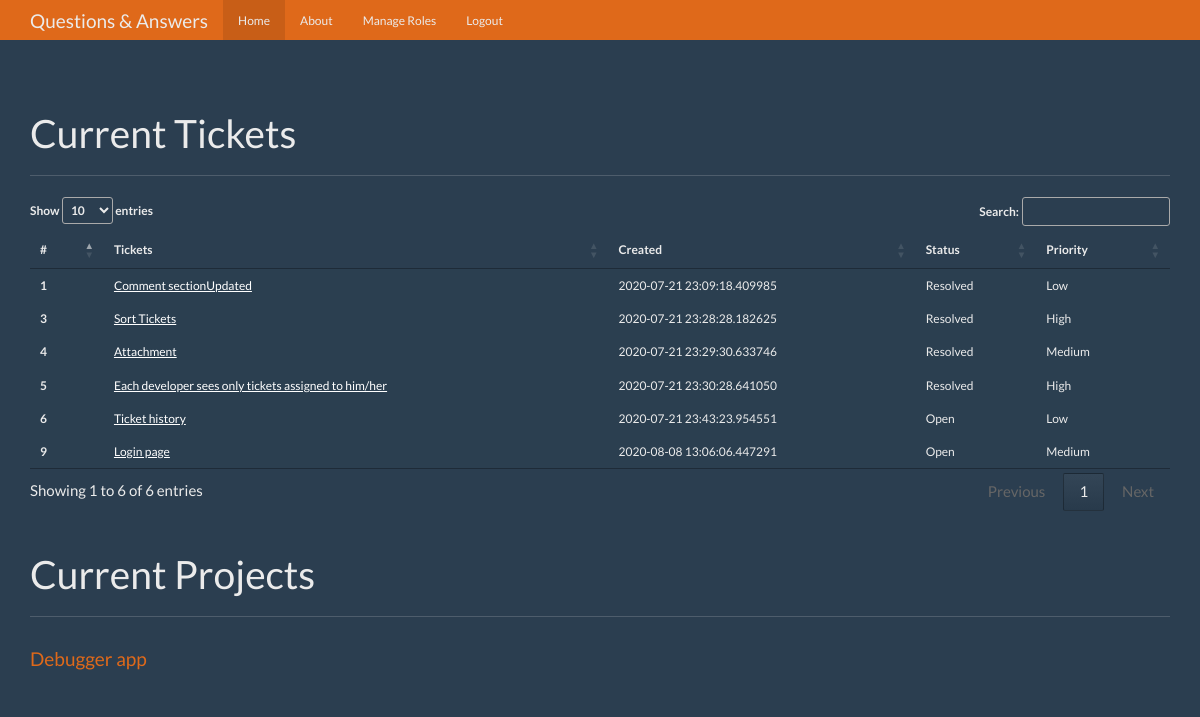
The app's page /dashboard (signed in) with its own data.
### debugger/models.py (models this page shows, shortened)
class Tickets(db.Model):
    id = db.Column(db.Integer,primary_key=True)
    title = db.Column(db.String(100),nullable=False)
    ticket_text = db.Column(db.Text,nullable=False)
    date_posted = db.Column(db.DateTime,nullable=False,default=datetime.utcnow)
    status = db.Column(db.String(30), nullable=False)
    priority = db.Column(db.String(30), nullable=False)
    created_by_id = db.Column(db.Integer, nullable=False)
    expert_id = db.Column(db.Integer, db.ForeignKey('users.id'),nullable=False)
    project_id = db.Column(db.Integer, db.ForeignKey('projects.id'),nullable=False)
    comment = db.relationship('Comment', backref='title', lazy='dynamic')
    attach = db.relationship('Attachment', backref='ticket', lazy='dynamic')

class Projects(db.Model):
    id = db.Column(db.Integer, primary_key=True)
    title = db.Column(db.String(100), nullable = False)
    description = db.Column(db.Text, nullable = False)
    created_by_id = db.Column(db.Integer, nullable = False)
    expert_id = db.Column(db.Integer, db.ForeignKey('users.id'))
    tickets = db.relationship('Tickets',backref='ticketso',lazy=True)

### debugger/routes.py (the view)
@app.route('/dashboard')
@login_required
def index():
    projects = Projects.query.all()
    if current_user.expert != 1:
        tickets = Tickets.query.filter(Tickets.expert_id == current_user.username).all()
    else:
        tickets = Tickets.query.all()
    return render_template('home.html', projects = projects , tickets = tickets)

### debugger/models.py (called while the page is built)
@login_manager.user_loader
def load_user(user_id):
    return Users.query.get(int(user_id))

### debugger/templates/home.html (shortened to what this page needs)
{% extends "base.html" %}
{% from "show_links.html" import show_links %}
{% block nav%}
          {{ show_links(current_user) }}
{% endblock %}
{% block body %}
      <div class="page-header">
        <h1>Current Tickets</h1>
      </div>
     <div class="row">
        <div class="col-lg-12">
            <table id="example" class="hover">
              <thead>
                <tr>
                  <th scope="col">#</th>
                  <th scope="col">Tickets</th>
                  <th scope="col">Created</th>
                    <th scope="col">Status</th>
                    <th scope="col">Priority</th>
                </tr>
              </thead>
              <tbody>
                {% for ticket in tickets %}
                <tr>
                    <th style="background-color:#2b3f50" scope="row">{{ ticket.id }}</th>
                    <td style="background-color:#2b3f50"><a href="{{ url_for ('ticket', ticket_id = ticket.id ) }}">{{ticket.title}}</a></td>
                      <td style="background-color:#2b3f50">{{ ticket.date_posted }}</td>
                      <td style="background-color:#2b3f50">{{ ticket.status }}</td>
                     <td style="background-color:#2b3f50">{{ ticket.priority }}</td>
                </tr>
                {% endfor %}
              </tbody>
            </table>
        </div>
      </div>
       <div class="page-header">
        <h1>Current Projects</h1>
      </div>
      <div class="row">
        <div class="col-lg-12">
          {% for project in projects %}
          <div class="list-group">
              <h4><a class="list-group-item-heading" href="{{ url_for ('project', project_id = project.id ) }}">{{ project.title }}</a></h4>
          </div>
          {% endfor %}
        </div>
      </div>
{% endblock %}

### debugger/templates/base.html (shortened to what this page needs)
<!DOCTYPE html>
<html lang="en">
  <head>
    <link href="{{ url_for('static', filename='bootstrap.min.css') }}" rel="stylesheet">
    <link href="{{ url_for('static', filename='theme.css') }}" rel="stylesheet">
    <link rel="stylesheet" type="text/css" href="https://cdn.datatables.net/1.10.21/css/jquery.dataTables.css">
  </head>
  <body>
    <nav class="navbar navbar-inverse navbar-fixed-top">
      <div class="container">
        <div class="navbar-header">
          <a class="navbar-brand" href="{{ url_for ('index') }}">Questions & Answers</a>
        </div>
        <div id="navbar" class="navbar-collapse collapse">
            {% block nav %}{% endblock %}
        </div>
      </div>
    </nav>
    <div class="container theme-showcase" role="main">
    {% block body %} {% endblock %}
    </div>
  </body>
</html>

### debugger/templates/show_links.html (shortened to what this page needs)
 {% macro show_links(current_user) %}
          <ul class="nav navbar-nav">
            <li class="active"><a href="{{ url_for ('index') }}">Home</a></li>
            <li><a href="{{ url_for ('about') }}">About</a></li>
            {% if current_user.is_authenticated and current_user['admin'] == 1 %}
            <li><a href="{{ url_for ('users') }}">Manage Roles</a></li>
            {% endif %}
            {% if current_user.is_authenticated %}
            <li><a href="{{ url_for ('logout') }}">Logout</a></li>
            {% endif %}
          </ul>
 {% endmacro %}

### debugger/static/theme.css (style rules this page uses)
body { padding-top: 70px; padding-bottom: 30px; }

### records on screen
Tickets: id "1", title "Comment sectionUpdated", date_posted "2020-07-21 23:09:18.409985", status "Resolved", priority "Low"
Tickets: id "3", title "Sort Tickets", date_posted "2020-07-21 23:28:28.182625", status "Resolved", priority "High"
Tickets: id "4", title "Attachment", date_posted "2020-07-21 23:29:30.633746", status "Resolved", priority "Medium"
Tickets: id "5", title "Each developer sees only tickets assigned to him/her", date_posted "2020-07-21 23:30:28.641050", status "Resolved", priority "High"
Tickets: id "6", title "Ticket history", date_posted "2020-07-21 23:43:23.954551", status "Open", priority "Low"
Tickets: id "9", title "Login page", date_posted "2020-08-08 13:06:06.447291", status "Open", priority "Medium"
Projects: title "Debugger app"
